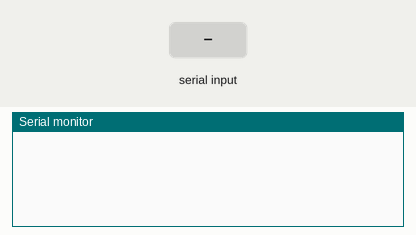
Bench run of a sketch on a simulated Arduino Uno, built with avr-gcc and run on an emulated ATmega328P. On the bench: the last lines printed to the serial monitor. The inputs (shaded band) are chosen by the test bench.

Above: at 1.2 s.
1.3 s: "90,45,200\n" received over Serial
At 1.7 s:
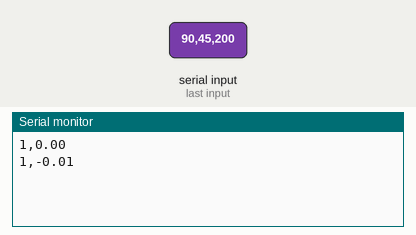
2.8 s: "30,150,10\n" received over Serial
At 4.1 s:
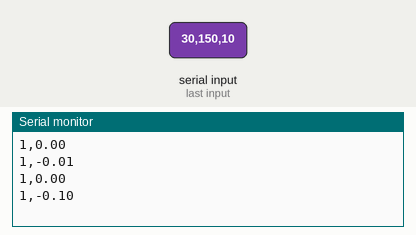
Timing chart, 0 to 5.8 s (numbered marks = the images above; inputs shaded):
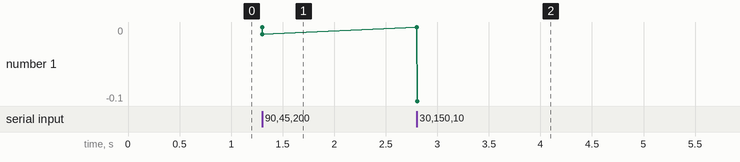

The sketch:

Altitude_Hold.ino.ino
```cpp
void setup() {
  // put your setup code here, to run once:
  Serial.begin(115200); //serial begin

}

unsigned long lastTime;
double Input[3];
double q, theta, theta_Ref, delE2, delE1, delE;

void feedback(double termRef, double termErr, double Output)
{
  Output = termRef - termErr;
}


void Compute(double Input, double Output, double Setpoint, double kp, double ki,double kd)
{
    double errSum, lastErr;

   /*How long since we last calculated*/
   unsigned long now = millis();
   double timeChange = (double)(now - lastTime)/10;

   /*Compute all the working error variables*/
   double error = Setpoint - Input;
   errSum += (error * timeChange);
   double dErr = (error - lastErr) / timeChange;

   /*Compute PID Output*/
   Output = kp * error + ki * errSum + kd * dErr;

   /*Remember some variables for next time*/
   lastErr = error;
   lastTime = now;
}

void loop() {
   String readStr = ""; //some variables
  String readVal = "";
  double inVal, outVal;
  int breakCount = 0;
  if (Serial.available()){ //when serial data comes from modelica
  while(Serial.available()){
    char readChar = (char)Serial.read();
    readStr+=readChar;
    if(readChar == '\n') breakCount++;
    if (breakCount == 2) break;
  } //read the data and store in a string
    for (int i = 1; i < (readStr.length()-1); i++)
    {
      readVal += readStr[i];
    }
    char a[20];
    readVal.toCharArray(a,20);
    char* b = strtok(a,",");
    q= atof(b);
    b = strtok(NULL,",");
    theta = atof(b);

    double thetaRef = 0.1;
    Compute(theta, delE1, thetaRef, 0.2, 1/15, 0);
    delE = delE1 - q*0.002;


   Serial.print("1," + String(delE) + "\n"); //send data in same format i.e. ending with \n character
    delay(2);
  }

}
```

Measured:
- after the input at 1.3 s, the serial monitor: prints a new line at once (image 1)
- after the input at 2.8 s, the serial monitor: prints a new line at once (image 2)
- plotted number 1: -0.01 → -0.1 after the input at 2.8 s
